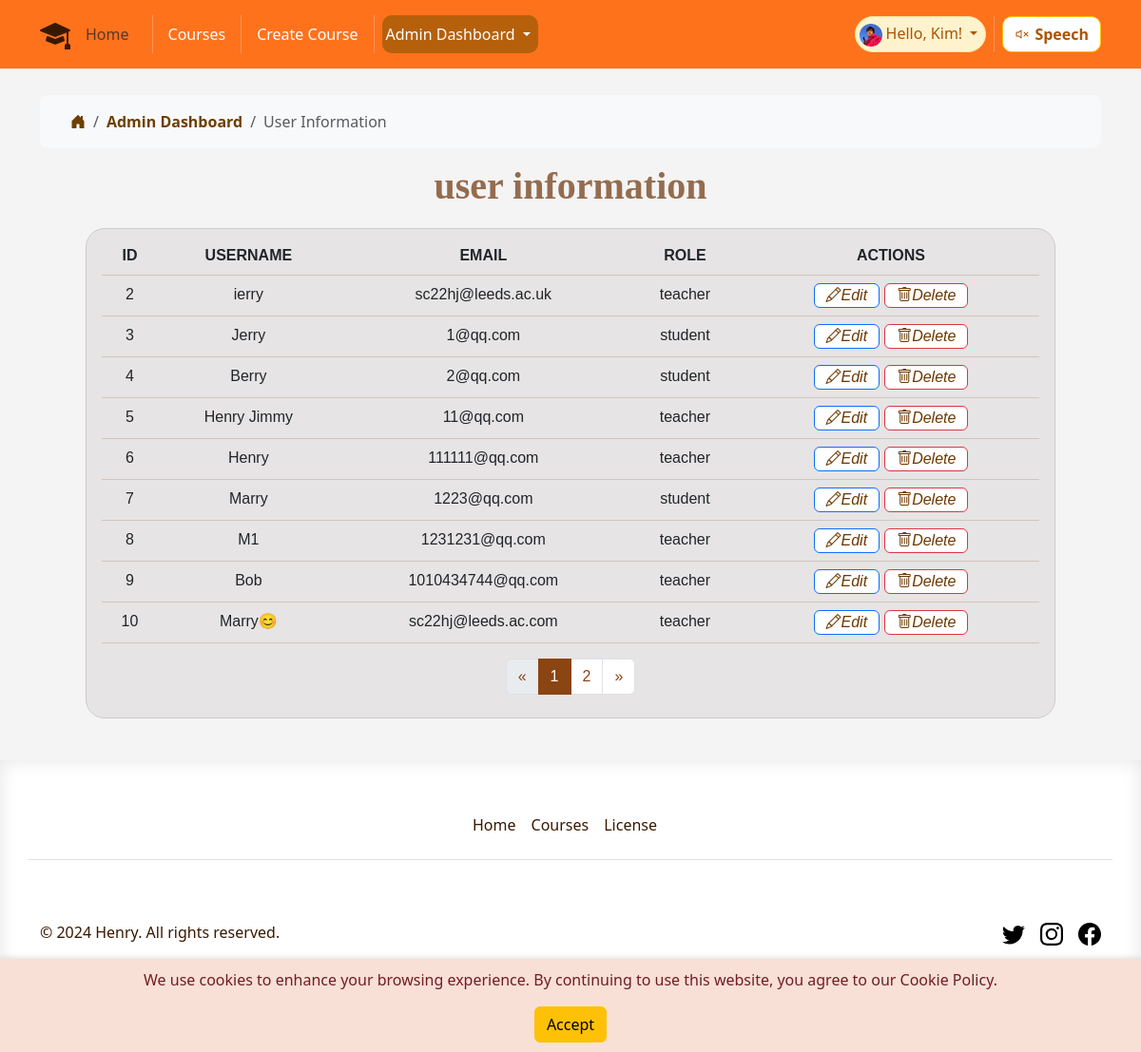
The app's page /user_record (signed in), older data.
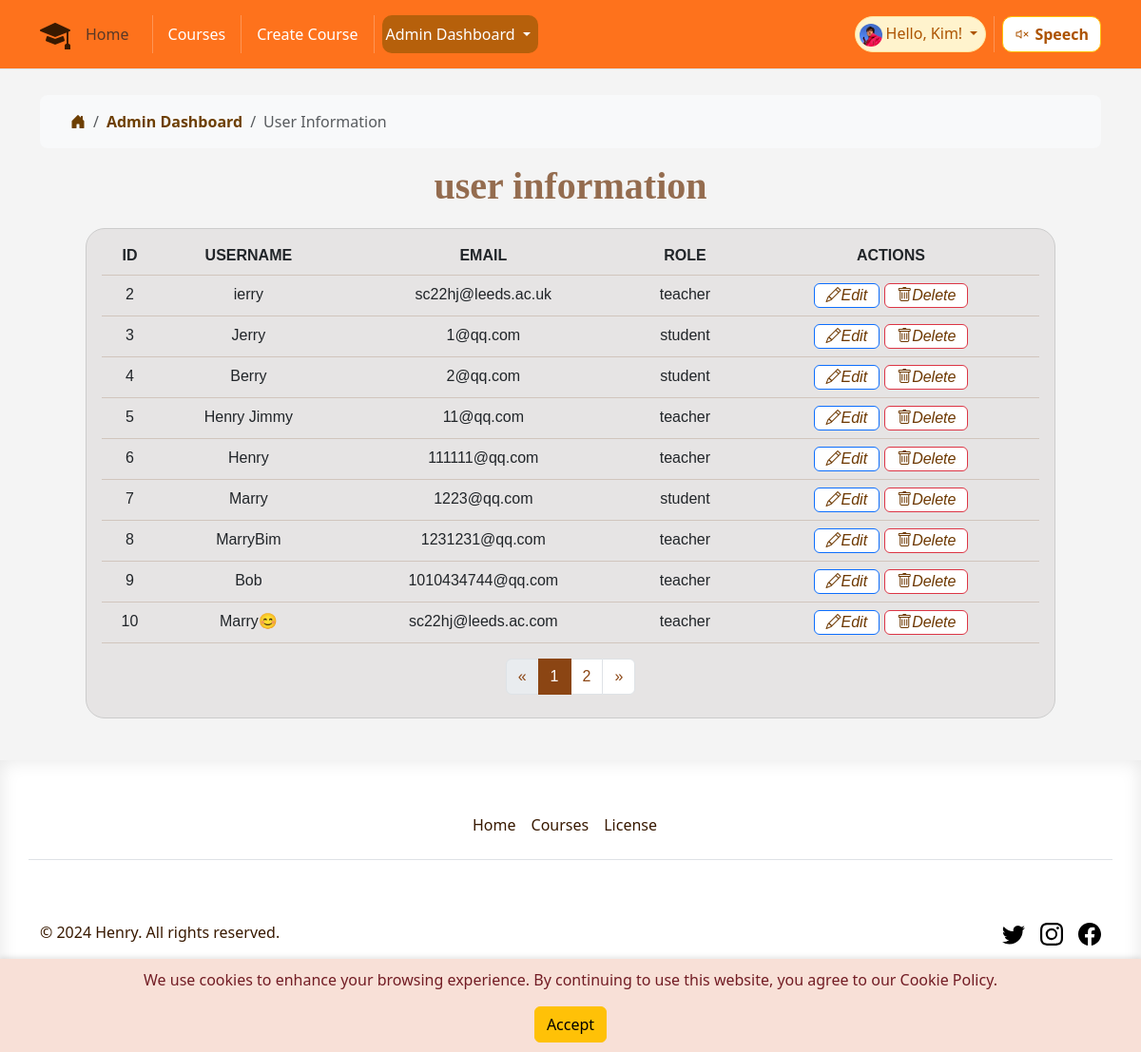
The same page, newer data.
### app/models.py (models this page shows, shortened)
class User(UserMixin, db.Model):
    id = db.Column(db.Integer, primary_key=True)
    username = db.Column(db.String(64), unique=True, nullable=False)
    email = db.Column(db.String(120), unique=True, nullable=False)
    password_hash = db.Column(db.String(128))
    joined_at = db.Column(db.DateTime, default=datetime.utcnow)
    role = db.Column(db.String(64), default='student')
    favorited_courses = db.relationship('Course',
                                        secondary=favorites,
                                        lazy='dynamic',
                                        backref=db.backref('favorited_by',
                                                           lazy='dynamic'))

### app/routes.py (the view)
@main.route('/user_record')
@role_required('manager')
def user_record():
    current_app.logger.info('Entering user_record')
    page, per_page, offset = get_page_args(
        page_parameter='page', per_page_parameter='per_page')
    per_page = 10
    total = User.query.count()
    users = User.query.offset(offset).limit(per_page).all()
    pagination = Pagination(page=page, total=total,
                            per_page=per_page, css_framework='bootstrap4')
    current_app.logger.info('Exiting user_record')
    return render_template('user_record.html', users=users,
                           pagination=pagination)

### app/models.py (called while the page is built)
@login_manager.user_loader
def load_user(id):
    return User.query.get(int(id))

### app/routes.py (called while the page is built)
def role_required(*required_roles):
    def decorator(f):
        @wraps(f)
        def decorated_function(*args, **kwargs):
            current_app.logger.info(
                f'Checking role for user {current_user.username}')
            if not current_user.is_authenticated:
                current_app.logger.warning(
                    f'User {current_user.username} is not authenticated')
                abort(403)
            if current_user.role not in required_roles:
                current_app.logger.warning(
                    f'User {current_user.username} does not have '
                    f'required roles: {required_roles}')
                abort(403)
            return f(*args, **kwargs)
        return decorated_function
    return decorator

### app/templates/user_record.html (shortened to what this page needs)
{% extends 'base.html' %}
{% block content %}
<div class="container tittle-box">
    <nav aria-label="breadcrumb">
        <ol class="breadcrumb breadcrumb-chevron p-3 bg-body-tertiary rounded-3">
            <li class="breadcrumb-item">
                <a class="link-body-emphasis" href="">
                    <svg class="bi svg1">
                        <i class="bi bi-house-door-fill"></i>
                    </svg>
                </a>
            </li>
            <li class="breadcrumb-item">
                <a class="link-body-emphasis fw-semibold text-decoration-none" href="#">Admin Dashboard</a>
            </li>
            <li class="breadcrumb-item active" aria-current="page">
                User Information
            </li>
        </ol>
    </nav>
</div>
<div class="fancy-tittle">
    <h1 class="fancy-tittle">user information </h1>
</div>
<div class="container-fluid px-3 py-2 table-responsive table-box">
    {% if users %}
    <table class="table table-line">
        <thead class="theadstyle">
            <tr class="text-uppercase">
                <th>ID</th>
                <th>Username</th>
                <th>Email</th>
                <th>Role</th>
                <th>Actions</th>
            </tr>
        </thead>
        <tbody>
            {% for user in users %}
            {% if user.role != 'manager' %}
            <tr>
                <td class="form-omi">{{ user.id }}</td>
                <td class="form-omi">{{ user.username }}</td>
                <td class="form-omi">{{ user.email }}</td>
                <td class="form-omi">{{ user.role }}</td>
                <td>
                    <div class="fun-button">
                        <form action="{{ url_for('main.edit_user', user_id=user.id)  }}" method="GET">
                            <button type="submit" class="btn btn-primary">
                                <i class="bi bi-pencil">Edit</i>
                            </button>
                        </form>
                        <form action="{{ url_for('main.delete_user', user_id=user.id) }}" method="post"
                            style="display:inline;">
                            <button type="submit" class="btn btn-danger"
                                onclick="return confirm('Are you sure you want to delete this user?');">
                                <i class="bi bi-trash">Delete</i></button>
                        </form>
                    </div>
                </td>
            </tr>
            {% endif %}
            {% endfor %}
        </tbody>
    </table>
    {% else %}
    <h1>No assessments found.</h1>
    {% endif %}
    <div class="pagination justify-content-center">
        {{ pagination.links }}
    </div>
</div>
{% endblock %}

Row changes from the older to the newer data that the page shows:
changed User "1231231@qq.com": username "M1" → "MarryBim"
